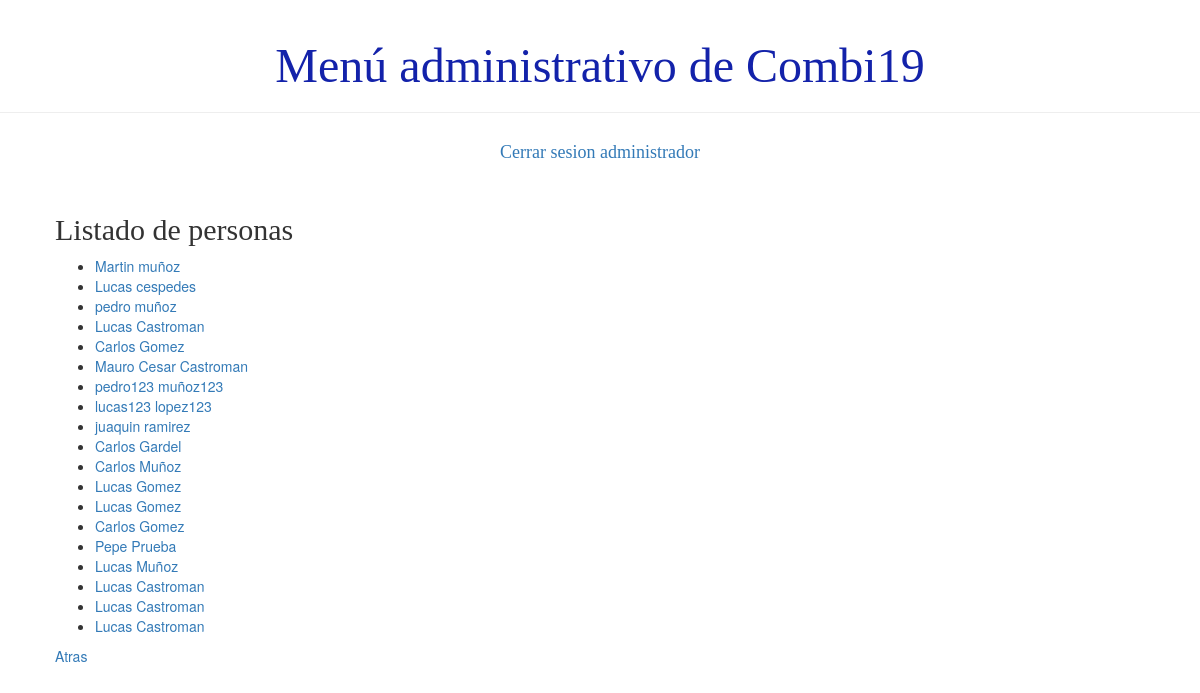
The page /usuario/listaPersona/ (signed in) on the database as committed earlier.
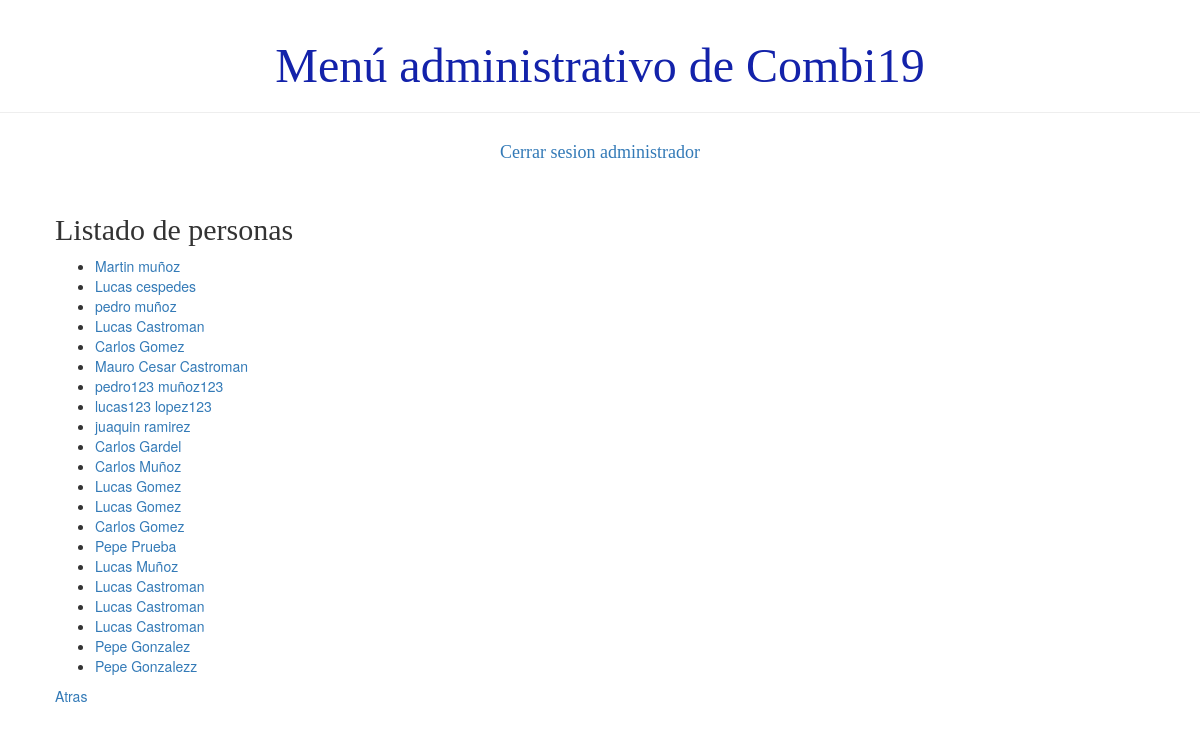
The same page on the database as committed later.
### demo1/models.py (models this page shows)
class Persona(models.Model):
    usuario = models.ForeignKey('auth.User', on_delete=models.CASCADE)
    dni = models.IntegerField()
    telefono = models.BigIntegerField()
    activo = models.BooleanField(default=True)
    def __str__(self):
        return '%s %s' % (self.usuario.first_name, self.usuario.last_name)

### demo1/views.py (the view)
# urls.py: path('usuario/listaPersona/', views.listado_persona, name= 'listado_persona'),
def listado_persona(request):
    personas= Persona.objects.all()
    return render(request, 'demo1/listados/listado_persona.html', {'personas':personas})

### demo1/templates/demo1/listados/listado_persona.html
{% extends 'demo1/base.html' %}
{% block content %}
    <h2>Listado de personas</h2>
    <div>
        <ul>
        {% for persona in personas %}
            <li><a href="">{{ persona }}</a></li>
        {% endfor %}
        </ul>
    </div>
    <div><a href="{% url 'principal' %}">Atras</a></div>
{% endblock %}

### demo1/templates/demo1/base.html (shortened to what this page needs)
{% load static %}
<html>
    <head >
        <link rel="stylesheet" href="//maxcdn.bootstrapcdn.com/bootstrap/3.2.0/css/bootstrap.min.css">
        <link rel="stylesheet" href="//maxcdn.bootstrapcdn.com/bootstrap/3.2.0/css/bootstrap-theme.min.css">
        <link rel="stylesheet" href="{% static 'css/demo1.css' %}">
    </head>
    <body>
        <div class="page-header">
        {% if user.is_authenticated and user.is_superuser %}
                <h1>Menú administrativo de Combi19</h1>
        </div>
            <div class="card"><h4><a href="http://127.0.0.1:8000/logout/">Cerrar sesion administrador</a> </h4> </div>
            <br>
            <div>
                <div class="content container">
                    {% block content %}
                    {% endblock %}
                </div>
        </div>
        {% else %}
            <h2 class='card'> <p>Error, No ha iniciado sesion</p></h2>
            <h2 class='card'> <a href="http://127.0.0.1:8000/login/">Iniciar Sesión</a></h2>
        {% endif %}
    </body>
</html>

### demo1/static/css/demo1.css (style rules this page uses)
h4 { color: #02105e; }
.page-header h1, .page-header h1 a, .page-header h1 a:visited, .page-header h1 a:active { color: #1322aa; font-size: 36pt; text-decoration: none; display:inline; display: flex; align-items: center; justify-content: center; }
.content { margin-left: 40px; }
h1, h2, h3, h4 { font-family: 'Lobster', cursive; }
.card { display: flex; align-items: center; justify-content: center; }

Rows that differ between the two databases and show on the page:
added Persona: usuario.last_name "Pepe Gonzalez"
added Persona: usuario.last_name "Pepe Gonzalezz"
